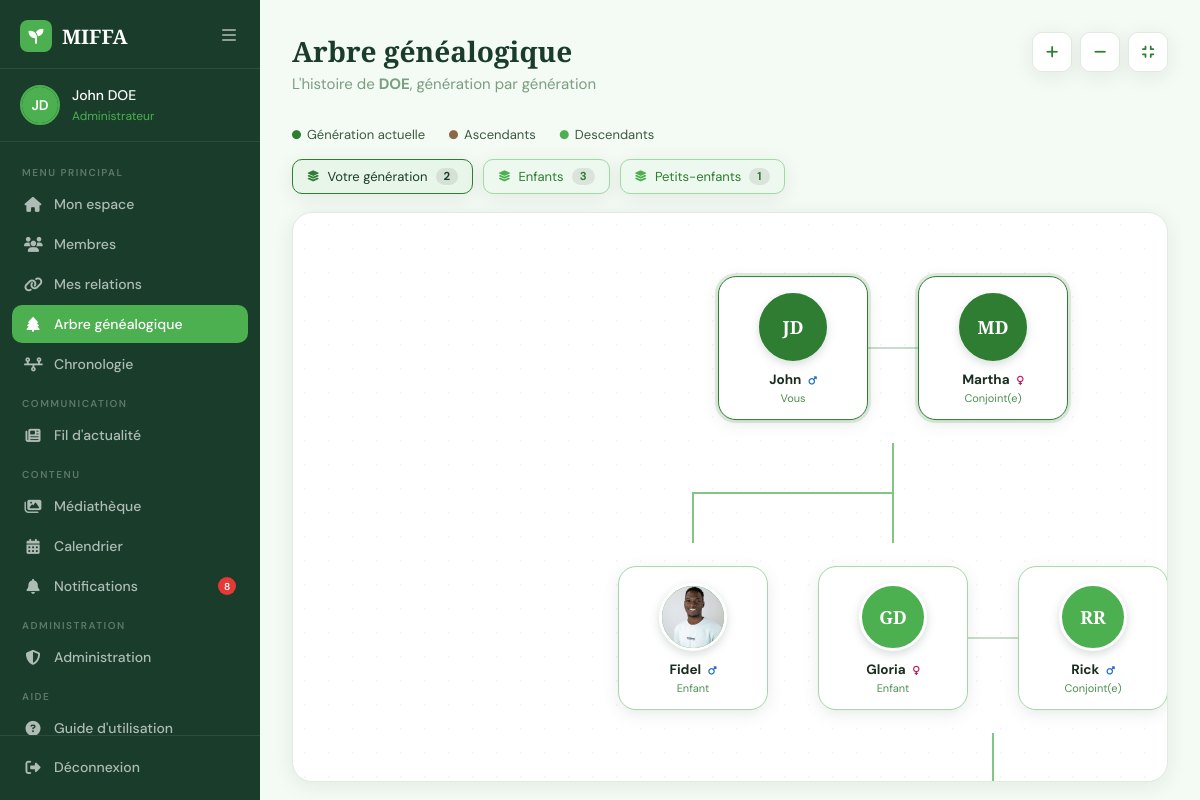
The page /accounts/family-tree/ (signed in) on the database its author committed.
### accounts/models.py (models this page shows, shortened)
class User(AbstractUser):
    ROLE_CHOICES = (
        ('admin', 'Administrateur'),
        ('member', 'Membre'),
    )
    GENDER_CHOICES = (
        ('M', 'Homme'),
        ('F', 'Femme'),
    )
    email = models.EmailField(unique=True)
    first_name = models.CharField(max_length=150)
    last_name = models.CharField(max_length=150)
    role = models.CharField(max_length=20, choices=ROLE_CHOICES, default='member')
    photo = models.ImageField(upload_to='profiles/', null=True, blank=True)
    bio = models.TextField(blank=True)
    birth_date = models.DateField(default='2000-01-01')
    profession = models.CharField(max_length=150, blank=True)
    phone = models.CharField(max_length=20, blank=True)
    city = models.CharField(max_length=100, blank=True)
    gender = models.CharField(max_length=1, choices=GENDER_CHOICES)
    hide_email = models.BooleanField(default=False)
    hide_birth_date = models.BooleanField(default=False)
    hide_phone = models.BooleanField(default=False)
    hide_profession = models.BooleanField(default=False)
    hide_city = models.BooleanField(default=False)
    is_deceased = models.BooleanField(default=False)
    deceased_marked_by = models.ForeignKey(
        'self', on_delete=models.SET_NULL,
        null=True, blank=True,
        related_name='marked_deceased'
    )
    deceased_at = models.DateTimeField(null=True, blank=True)
    relation_to_family = models.CharField(max_length=100, blank=True, default='')
    family = models.ForeignKey(
        'Family',
        on_delete=models.SET_NULL,
        null=True, blank=True,
        related_name='members'
    )

class Family(models.Model):
    name = models.CharField(max_length=150)
    code = models.CharField(max_length=10, unique=True, blank=True, null=True)
    banner = models.ImageField(upload_to='Bannieres/', null=True, blank=True)
    created_by = models.ForeignKey(
        'User', on_delete=models.SET_NULL,
        null=True, related_name='created_families'
    )
    created_at = models.DateTimeField(auto_now_add=True)

### accounts/decorators.py (the view)
    def wrapper(request, *args, **kwargs):
        if request.user.is_authenticated and request.user.role == 'member' and not request.user.family:
            from .models import JoinRequest
            has_pending = JoinRequest.objects.filter(user=request.user, status='pending').exists()
            if has_pending:
                messages.warning(request, "Votre demande d'adhésion est en attente d'approbation.")
                return redirect('dashboard')
        return view_func(request, *args, **kwargs)

### accounts/context_processors.py (called while the page is built)
def pending_relation_requests(request):
    if request.user.is_authenticated:
        relation_count = RelationRequest.objects.filter(to_user=request.user, status='pending').count()
        notif_count = Notification.objects.filter(user=request.user, is_read=False).count()
        return {
            'pending_relation_count': relation_count,
            'unread_notif_count': notif_count,
        }
    return {'pending_relation_count': 0, 'unread_notif_count': 0}

### accounts/templates/accounts/family_tree.html (shortened to what this page needs)
{% load static %}
<!DOCTYPE html>
<html lang="fr">
<head>
    <link rel="stylesheet" href="https://cdnjs.cloudflare.com/ajax/libs/font-awesome/6.5.0/css/all.min.css">
    <link rel="stylesheet" href="{% static 'global.css' %}">
    <link rel="stylesheet" href="{% static 'accounts/css/dashboard.css' %}">
    <link rel="stylesheet" href="{% static 'accounts/css/tree.css' %}">
</head>
<body>
<aside class="sidebar" id="sidebar">
    <div class="sidebar-header">
        <a href="{% url 'indexOfAccounts' %}" class="logo">
            <div class="logo-icon"><i class="fa-solid fa-seedling"></i></div>
            <span>MIFFA</span>
        </a>
        <button class="sidebar-toggle" onclick="toggleSidebar()">
            <i class="fa-solid fa-bars"></i>
        </button>
    </div>
    <div class="sidebar-user">
        <div class="user-avatar">
            {% if user.photo %}
            <img src="{{ user.photo.url }}" alt="{{ user.first_name }}">
            {% else %}
            <div class="avatar-placeholder">
                {{ user.first_name|first|upper }}{{ user.last_name|first|upper }}
            </div>
            {% endif %}
        </div>
        <div class="user-info">
            <span class="user-name">{{ user.first_name }} {{ user.last_name }}</span>
            <span class="user-role">{{ user.get_role_display }}</span>
        </div>
    </div>
    <nav class="sidebar-nav">
        <div class="nav-section-label">Menu principal</div>
        <a href="{% url 'dashboard' %}" class="nav-item">
            <i class="fa-solid fa-house"></i>
            <span>Mon espace</span>
        </a>
        <a href="{% url 'members_list' %}" class="nav-item">
            <i class="fa-solid fa-users"></i>
            <span>Membres</span>
        </a>
        <a href="{% url 'add_relation' %}" class="nav-item">
            <i class="fa-solid fa-link"></i>
            <span>Mes relations</span>
        </a>
        <a href="{% url 'family_tree' %}" class="nav-item active">
            <i class="fa-solid fa-tree"></i>
            <span>Arbre généalogique</span>
        </a>
        <a href="{% url 'timeline_view' %}" class="nav-item">
            <i class="fa-solid fa-timeline"></i>
            <span>Chronologie</span>
        </a>
        <div class="nav-section-label">Communication</div>
        <a href="{% url 'news_feed' %}" class="nav-item">
            <i class="fa-solid fa-newspaper"></i>
            <span>Fil d'actualité</span>
        </a>
        <div class="nav-section-label">Contenu</div>
        <a href="{% url 'media_library' %}" class="nav-item">
            <i class="fa-solid fa-images"></i>
            <span>Médiathèque</span>
        </a>
        <a href="{% url 'calendar_view' %}" class="nav-item">
            <i class="fa-solid fa-calendar-days"></i>
            <span>Calendrier</span>
        </a>
        <a href="{% url 'notifications' %}" class="nav-item">
            <i class="fa-solid fa-bell"></i>
            <span>Notifications</span>
            {% if unread_notif_count %}
            <span class="notif-badge" style="position:relative;top:auto;right:auto;margin-left:auto;">
                    {{ unread_notif_count }}
                </span>
            {% endif %}
        </a>
        {% if user.role == 'admin' %}
        <div class="nav-section-label">Administration</div>
        <a href="{% url 'admin_panel' %}" class="nav-item">
            <i class="fa-solid fa-shield-halved"></i>
            <span>Administration</span>
        </a>
        {% endif %}
        <div class="nav-section-label">Aide</div>
        <a href="{% url 'user_guide' %}" class="nav-item">
            <i class="fa-solid fa-circle-question"></i>
            <span>Guide d'utilisation</span>
        </a>
    </nav>
    <div class="sidebar-footer">
        <a href="{% url 'deconnexion' %}" class="nav-item logout">
            <i class="fa-solid fa-right-from-bracket"></i>
            <span>Déconnexion</span>
        </a>
    </div>
</aside>
<main class="main-content tree-main">
    <div class="topbar">
        <div class="topbar-left">
            <h1>Arbre généalogique</h1>
            <p>L'histoire de <strong>{{ user.family.name }}</strong>, génération par génération</p>
        </div>
        <div class="tree-controls">
            <button class="tree-btn" onclick="zoomTree(1.2)"><i class="fa-solid fa-plus"></i></button>
            <button class="tree-btn" onclick="zoomTree(0.8)"><i class="fa-solid fa-minus"></i></button>
            <button class="tree-btn" onclick="resetTreeView()"><i class="fa-solid fa-compress"></i></button>
        </div>
    </div>
    {% if nodes %}
    <div class="tree-legend">
        <span><i class="fa-solid fa-circle" style="color:#2e7d32"></i> Génération actuelle</span>
        <span><i class="fa-solid fa-circle" style="color:#8d6748"></i> Ascendants</span>
        <span><i class="fa-solid fa-circle" style="color:#4caf50"></i> Descendants</span>
    </div>
    <div class="generation-bar">
        {% for gen in generation_summary %}
        <div class="generation-chip generation-chip-{{ gen.category }}">
            <i class="fa-solid fa-layer-group"></i>
            <span>{{ gen.label }}</span>
            <span class="generation-count">{{ gen.count }}</span>
        </div>
        {% endfor %}
    </div>
    <div class="tree-viewport" id="treeViewport">
        <div class="tree-canvas" id="treeCanvas">
            <svg id="treeSvg" width="{{ svg_width }}" height="{{ svg_height }}">
                {% for link in links %}
                <path d="{{ link.path }}"
                      class="tree-link tree-link-{{ link.type }}"/>
                {% endfor %}
            </svg>
            {% for node in nodes %}
            <a href="{% url 'member_profile' node.member.id %}"
               class="tree-card tree-card-{{ node.category }}{% if node.is_self %} tree-card-self{% endif %}"
               style="left:{{ node.x }}px; top:{{ node.y }}px;"
               title="{{ node.member.first_name }} {{ node.member.last_name }}">
                <div class="tree-avatar tree-avatar-{{ node.category }}">
                    {% if node.member.photo %}
                    <img src="{{ node.member.photo.url }}" alt="">
                    {% else %}
                    <div class="tree-avatar-placeholder">
                        {{ node.member.first_name|first|upper }}{{ node.member.last_name|first|upper }}
                    </div>
                    {% endif %}
                </div>
                <div class="tree-info">
                    <strong>{{ node.member.first_name }}
                        <i class="fa-solid {% if node.member.gender == 'M' %}fa-mars{% else %}fa-venus{% endif %}"
                           style="color:{% if node.member.gender == 'M' %}#1565c0{% else %}#c2185b{% endif %}; font-size:0.7em; margin-left:4px;"
                           title="{{ node.member.get_gender_display }}"></i></strong>
                    <small>{{ node.relation_label }}</small>
                </div>
            </a>
            {% endfor %}
        </div>
    </div>
    {% endif %}
</main>
</body>
</html>

### static/global.css (style rules this page uses)
:root { --green-deep: #1a3d2b; --green-mid: #2e7d32; --green-soft: #4caf50; --green-light: #e8f5e9; --green-pale: #f4faf4; --cream: #fdfaf5; --text-dark: #1a2e1f; --text-mid: #3d5a42; --text-light: #7a9e80; --white: #ffffff; --red: #e53935; --border: #c8e6c9; --shadow: 0 8px 32px rgba(26,61,43,0.12); }
* { margin: 0; padding: 0; box-sizing: border-box; }
html { scroll-behavior: smooth; }
body { font-family: 'DM Sans', sans-serif; background: var(--cream); color: var(--text-dark); overflow-x: hidden; }
.logo { display: flex; align-items: center; gap: 10px; font-family: 'Playfair Display', serif; font-size: 24px; font-weight: 700; color: var(--green-deep); text-decoration: none; }
.logo-icon { width: 38px; height: 38px; background: var(--green-mid); border-radius: 10px; display: flex; align-items: center; justify-content: center; color: white; font-size: 18px; }

### accounts/static/accounts/css/dashboard.css (style rules this page uses)
:root { --green-deep: #1a3d2b; --green-mid: #2e7d32; --green-soft: #4caf50; --green-light: #e8f5e9; --green-pale: #f4faf4; --cream: #fdfaf5; --text-dark: #1a2e1f; --text-mid: #3d5a42; --text-light: #7a9e80; --white: #ffffff; --red: #e53935; --border: #e0ebe0; --shadow: 0 4px 20px rgba(26,61,43,0.08); --sidebar-w: 260px; }
* { margin: 0; padding: 0; box-sizing: border-box; }
body { font-family: 'DM Sans', sans-serif; background: var(--green-pale); color: var(--text-dark); display: flex; min-height: 100vh; }
.sidebar { width: var(--sidebar-w); background: var(--green-deep); display: flex; flex-direction: column; position: fixed; top: 0; left: 0; bottom: 0; z-index: 100; transition: width 0.3s; overflow: hidden; }
.sidebar-header { display: flex; align-items: center; justify-content: space-between; padding: 20px 20px 16px; border-bottom: 1px solid rgba(255,255,255,0.08); }
.logo { display: flex; align-items: center; gap: 10px; font-family: 'Playfair Display', serif; font-size: 20px; font-weight: 700; color: white; text-decoration: none; }
.logo-icon { width: 32px; height: 32px; background: var(--green-soft); border-radius: 8px; display: flex; align-items: center; justify-content: center; font-size: 15px; color: white; flex-shrink: 0; }
.sidebar-toggle { background: none; border: none; color: rgba(255,255,255,0.5); cursor: pointer; font-size: 16px; padding: 4px; transition: color 0.2s; }
.sidebar-user { display: flex; align-items: center; gap: 12px; padding: 16px 20px; border-bottom: 1px solid rgba(255,255,255,0.08); }
.user-avatar { width: 40px; height: 40px; border-radius: 50%; overflow: hidden; flex-shrink: 0; border: 2px solid var(--green-soft); }
.avatar-placeholder { width: 100%; height: 100%; background: var(--green-soft); display: flex; align-items: center; justify-content: center; color: white; font-size: 14px; font-weight: 600; }
.user-info { overflow: hidden; }
.user-name { display: block; font-size: 14px; font-weight: 500; color: white; white-space: nowrap; overflow: hidden; text-overflow: ellipsis; }
.user-role { font-size: 12px; color: var(--green-soft); }
.sidebar-nav { flex: 1; padding: 12px 12px; overflow-y: auto; }
.nav-section-label { font-size: 10px; font-weight: 600; letter-spacing: 1.5px; text-transform: uppercase; color: rgba(255,255,255,0.3); padding: 12px 10px 6px; white-space: nowrap; }
.nav-item { display: flex; align-items: center; gap: 12px; padding: 10px 12px; border-radius: 10px; color: rgba(255,255,255,0.65); text-decoration: none; font-size: 14px; font-weight: 500; transition: all 0.2s; margin-bottom: 2px; white-space: nowrap; }
.nav-item i { font-size: 15px; flex-shrink: 0; width: 18px; text-align: center; }
.nav-item.active { background: var(--green-soft); color: white; }
.sidebar-footer { padding: 12px; border-top: 1px solid rgba(255,255,255,0.08); }
.main-content { margin-left: var(--sidebar-w); flex: 1; padding: 32px; transition: margin-left 0.3s; min-height: 100vh; }
.topbar { display: flex; justify-content: space-between; align-items: flex-start; margin-bottom: 32px; }
.topbar-left h1 { font-family: 'Playfair Display', serif; font-size: 28px; color: var(--green-deep); margin-bottom: 4px; }
.topbar-left p { font-size: 15px; color: var(--text-light); }
.notif-badge { position: absolute; top: -4px; right: -4px; width: 18px; height: 18px; background: var(--red); color: white; border-radius: 50%; font-size: 10px; display: flex; align-items: center; justify-content: center; font-weight: 600; }

### rows shown on the page
User: first_name|first "J", last_name|first "D", first_name "John", last_name "DOE", role "Administrateur", family.name "DOE", member.first_name|first "J", member.last_name|first "D", member.first_name "John", relation_label "Vous"
User: member.first_name|first "M", member.last_name|first "D", member.first_name "Martha", relation_label "Conjoint(e)"
User: member.photo (picture), member.first_name "Fidel", relation_label "Enfant"
User: member.first_name|first "G", member.last_name|first "D", member.first_name "Gloria", relation_label "Enfant"
User: member.first_name|first "R", member.last_name|first "R", member.first_name "Rick", relation_label "Conjoint(e)"

### other values the page prints
{{ unread_notif_count }} "8"
{{ gen.label }} "Votre génération" "Enfants" "Petits-enfants"
{{ gen.count }} "2" "3" "1"
